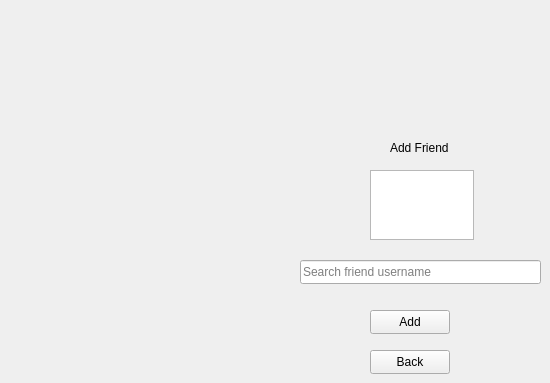
        <widget class="QWidget" name="page_10">
         <widget class="QPushButton" name="pushButton_25">
          <property name="geometry">
           <rect>
            <x>370</x>
            <y>350</y>
            <width>80</width>
            <height>24</height>
           </rect>
          </property>
          <property name="text">
           <string>Back</string>
          </property>
         </widget>
         <widget class="QLabel" name="label_5">
          <property name="geometry">
           <rect>
            <x>390</x>
            <y>140</y>
            <width>71</width>
            <height>16</height>
           </rect>
          </property>
          <property name="text">
           <string>Add Friend</string>
          </property>
         </widget>
         <widget class="QTextEdit" name="textEdit_3">
          <property name="geometry">
           <rect>
            <x>370</x>
            <y>170</y>
            <width>104</width>
            <height>70</height>
           </rect>
          </property>
          <property name="readOnly">
           <bool>true</bool>
          </property>
         </widget>
         <widget class="QLineEdit" name="lineEdit_7">
          <property name="geometry">
           <rect>
            <x>300</x>
            <y>260</y>
            <width>241</width>
            <height>24</height>
           </rect>
          </property>
          <property name="placeholderText">
           <string>Search friend username</string>
          </property>
         </widget>
         <widget class="QPushButton" name="pushButton_26">
          <property name="geometry">
           <rect>
            <x>370</x>
            <y>310</y>
            <width>80</width>
            <height>24</height>
           </rect>
          </property>
          <property name="text">
           <string>Add</string>
          </property>
         </widget>
         <widget class="QLabel" name="label_8">
          <property name="geometry">
           <rect>
            <x>337</x>
            <y>110</y>
            <width>161</width>
            <height>20</height>
           </rect>
          </property>
          <property name="text">
           <string/>
          </property>
         </widget>
        </widget>
